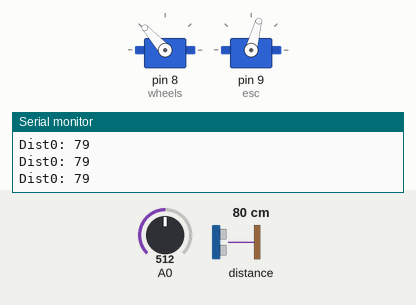
A sketch run on a simulated Arduino Uno, built with avr-gcc and run on an emulated ATmega328P. Parts: 2 × servo, the last lines printed to the serial monitor. Wiring (inferred from the names in the program): LIDAR-Lite range finder at I2C address 0x62. The inputs (shaded band) are chosen by the test bench; at power-on: distance to the obstacle 80 cm, A0 = 512.

Above: at 4.2 s.
4.3 s: distance to the obstacle set to 2 cm
At 4.7 s:
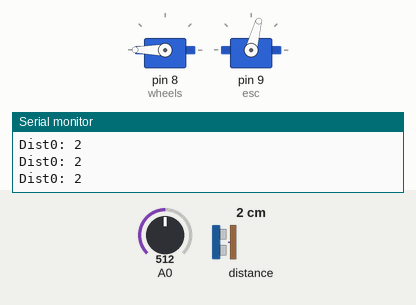
5.8 s: A0 set to 34
8.8 s: A0 set to 27
At 9.4 s:
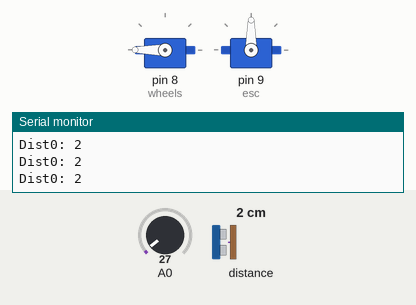
10.3 s: distance to the obstacle set to 88 cm
At 11.7 s:
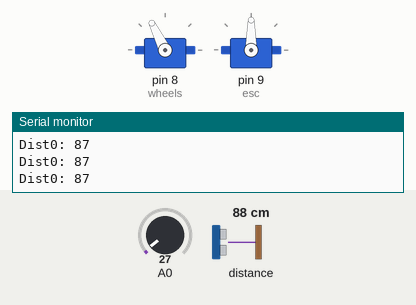
12.0 s: distance to the obstacle set to 60 cm
At 12.11 s:
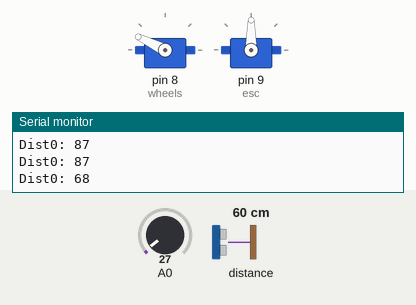
13.6 s: distance to the obstacle set to 4 cm
At 14.5 s:
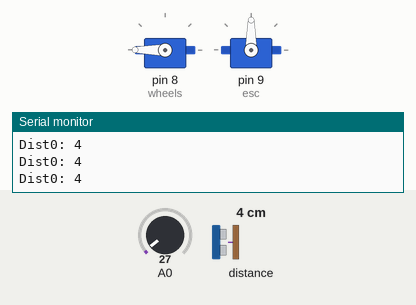
Timing chart, 0 to 16.1 s (numbered marks = the images above; inputs shaded):
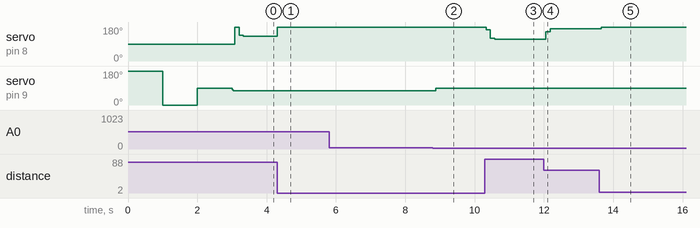

Measured:
- the behaviour switches between 32 and 31 on A0 (found by bisection; images 1 and 2)
- after the input at 4.3 s, servo on pin 8 (wheels): 132° → 180° at once
- after the input at 8.8 s, servo on pin 9 (esc): 75° → 90° after 0.08 s
- after the input at 10.3 s, servo on pin 8 (wheels): 180° → 166° at once, → 120° 0.12 s later, → 116° 0.12 s later
- after the input at 12.0 s, servo on pin 8 (wheels): 116° → 154° after 0.05 s, → 170° 0.12 s later
- after the input at 13.6 s, servo on pin 8 (wheels): 170° → 180° after 0.05 s

The sketch:

LidarPIDwithSetpt.ino
```cpp
#include <Wire.h>
#include <PID_v1.h>
#define    LIDARLite_ADDRESS   0x62          // Default I2C Address of LIDAR-Lite.
#define    RegisterMeasure     0x00          // Register to write to initiate ranging.
#define    MeasureValue        0x04          // Value to initiate ranging.
#define    RegisterHighLowB    0x8f          // Register to get both High and Low bytes in 1 call.
#include <Servo.h>

Servo wheels; // servo for turning the wheels
Servo esc; // not actually a servo, but controlled like one!
bool startup = true; // used to ensure startup only happens once
int startupDelay = 1000; // time to pause at each calibration step
double maxSpeedOffset = 45; // maximum speed magnitude, in servo 'degrees'
double maxWheelOffset = 85; // maximum wheel turn magnitude, in servo 'degrees'

int l_0,Fl_0 ;
int l_1;
int dist,Firstdist;
double setPt, Input, Output;
int Kp = 2;     // initial 2
int Ki = 0.05;  // initial 0.05
int Kd = 0.5;   // initial 0.5

int inchesLast = 0;

PID PIDleft(&Input, &Output, &setPt, Kp, Ki, Kd, DIRECT);

void setup() {
  Serial.begin(9600); //Opens serial connection at 9600bps.
  wheels.attach(8); // initialize wheel servo to Digital IO Pin #8
  esc.attach(9); // initialize ESC to Digital IO Pin #9
  /*  If you're re-uploading code via USB while leaving the ESC powered on,
   *  you don't need to re-calibrate each time, and you can comment this part out.
   */
  calibrateESC();
  esc.write(80);

  Wire.begin(); // Opens & joins the irc bus as master

  //initialize linked variables
  Wire.beginTransmission((int)LIDARLite_ADDRESS); // transmit to LIDAR-Lite
  Wire.write((int)RegisterMeasure); // sets register pointer to  (0x00)
  Wire.write((int)MeasureValue); // sets register pointer to  (0x00)
  Wire.endTransmission(); // stop transmitting
  delay(20); // Wait 20ms for transmit

  Wire.beginTransmission((int)LIDARLite_ADDRESS); // transmit to LIDAR-Lite
  Wire.write((int)RegisterHighLowB); // sets register pointer to (0x8f)
  Wire.endTransmission(); // stop transmitting

  delay(20); // Wait 20ms for transmit

  Wire.requestFrom((int)LIDARLite_ADDRESS, 2); // request 2 bytes from LIDAR-Lite

  if (2 <= Wire.available()) // if two bytes were received
  {
    Firstdist = Wire.read(); // receive high byte (overwrites previous reading)
    Firstdist = Firstdist << 8; // shift high byte to be high 8 bits
    Firstdist |= Wire.read(); // receive low byte as lower 8 bits
  }

  setPt = Firstdist;
  Serial.println("First Distance");
  Serial.print(Firstdist);
  PIDleft.SetOutputLimits(-50, 50);

  //turn on PID loop
  PIDleft.SetMode(AUTOMATIC);

}

/* Calibrate the ESC by sending a high signal, then a low, then middle.*/
void calibrateESC(){
    esc.write(180); // full backwards
    delay(startupDelay);
    esc.write(0); // full forwards
    delay(startupDelay);
    esc.write(90); // neutral
    delay(startupDelay);
    esc.write(90); // reset the ESC to neutral (non-moving) value
}

void loop() {

  int sensor, inches, x;

  // read the analog output of the EZ1 from analog input 0
  sensor = analogRead(0);

  // convert the sensor reading to inches
  inches = sensor / 2; //512 = 254 inches,
  if (inches <= 15 and inchesLast <= 15) esc.write(90);
  else esc.write(75);
  inchesLast = inches;

  // print out the decimal result
  //Serial.print("EZ1: ");
  //Serial.println(inches,DEC);

      Wire.beginTransmission((int)LIDARLite_ADDRESS); // transmit to LIDAR-Lite
      Wire.write((int)RegisterMeasure); // sets register pointer to  (0x00)
      Wire.write((int)MeasureValue); // sets register pointer to  (0x00)
      Wire.endTransmission(); // stop transmitting
      delay(20); // Wait 20ms for transmit

      Wire.beginTransmission((int)LIDARLite_ADDRESS); // transmit to LIDAR-Lite
      Wire.write((int)RegisterHighLowB); // sets register pointer to (0x8f)
      Wire.endTransmission(); // stop transmitting

      delay(20); // Wait 20ms for transmit

      Wire.requestFrom((int)LIDARLite_ADDRESS, 2); // request 2 bytes from LIDAR-Lite

      if (2 <= Wire.available()) // if two bytes were received
      {
        dist = Wire.read(); // receive high byte (overwrites previous reading)
        dist = dist << 8; // shift high byte to be high 8 bits
        dist |= Wire.read(); // receive low byte as lower 8 bits
      }

          if (dist < 0 || dist > 400) {
            dist = l_0;
          }
          dist = 0.7 * dist + 0.3 * l_0;
          l_0 = dist;

    Input = dist;

    // use PID loop
    PIDleft.Compute();
    wheels.write(130 + Output);

    // Print Distance

        Serial.print("Dist0: ");
        Serial.println(dist);
        //Serial.print(", PID0: ");
        //Serial.println(Output);

    delay(20);
  }
```
